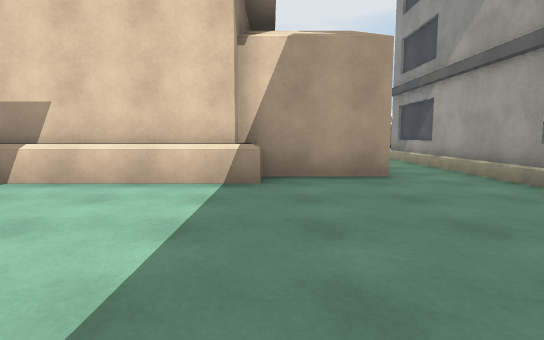
View 1 (above)

12 first-person views from a walk through a Unity game level. The camera is 1.2 m above the floor, tilts 6° down and sees 80° across. The floor is counted in squares, 2 m on a side. Each view is taken from the middle of a square. On the plan, view 1 faces up. The plan holds only what a view shows up to about 10 squares ahead; the rest is blank. The place goes on beyond the plan. The player is left out. Some surface patterns are stand-ins.

View 2
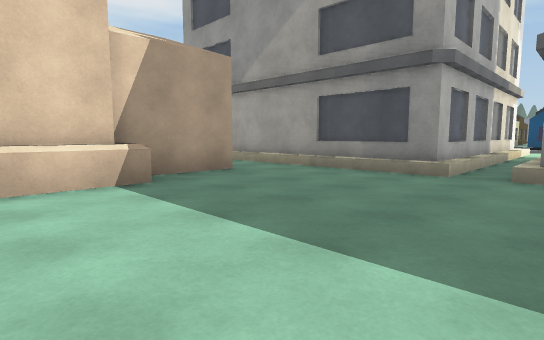

View 3
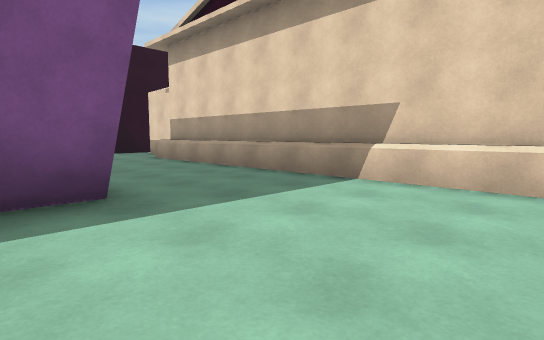

View 4
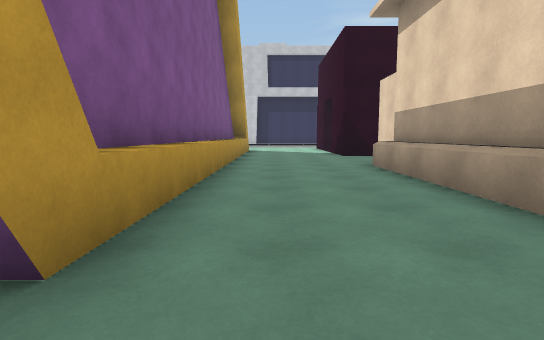

View 5
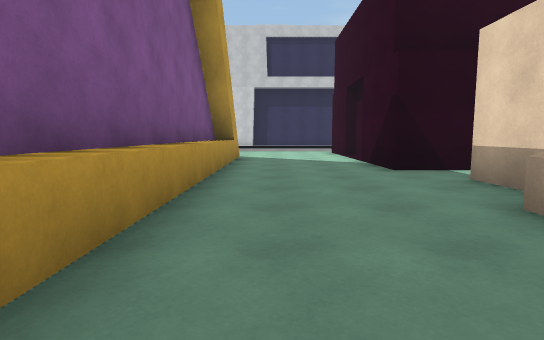

View 6
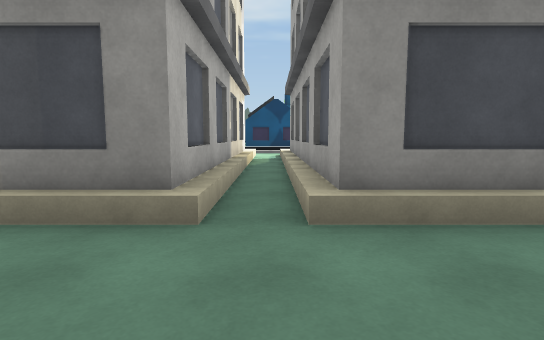

View 7
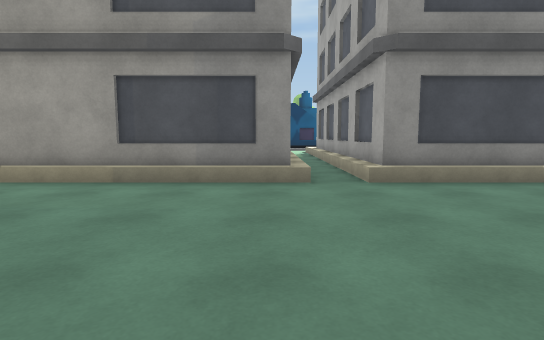

View 8
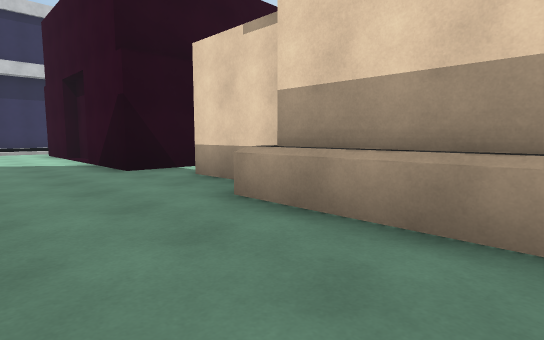

View 9
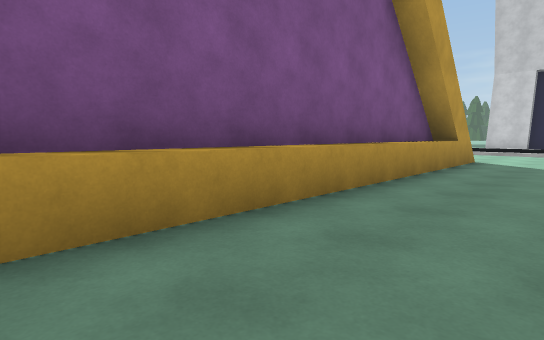

View 10
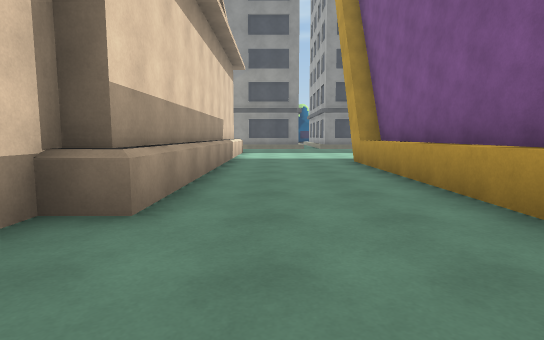

View 11
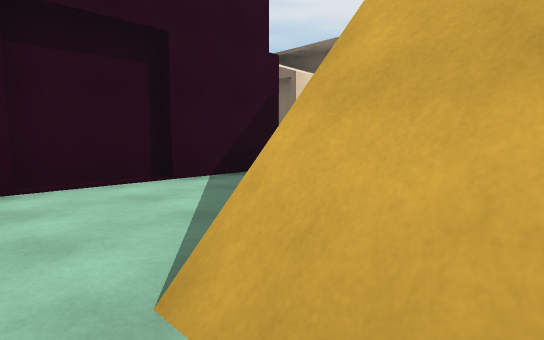

View 12
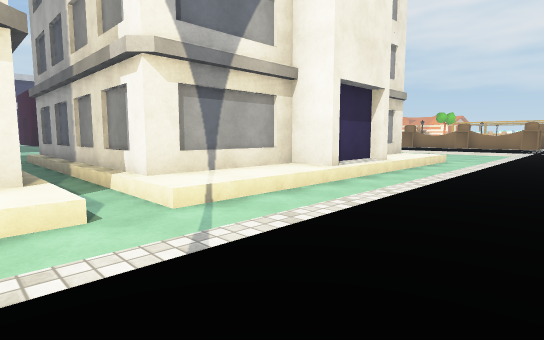

### Floor plan
Key: @ floor where view 1 was taken; # wall or solid block; . main floor; : floor 0.25 m higher than the main floor; / step, stairs or slope; ^ raised ledge; O other object.
Columns run from 17 left of view 1 to 14 right of it. Each row starts with its distance up from view 1.
 12                              .:
 11                             ..:
 10                             ..:
  9                      O     O/.:
  8                     /O     O/.:
  7                     /O     O/.:
  6     #              ./O      O.:
  5 #####.###       ###./O     OO.:
  4 #..##...^^^^^^^^^#../O     O/.:
  3 ..................../O     O/.:
  2 ..................../OOOOOOO/.:
  1 .##^^^^^^^^^^#................:
  0 .#    ####   #...@...OOOOOOO/.::

Positions as (right, up) in squares from view 1, and headings:
1: (0, 0), facing up
2: (-2, 0), facing up-right
3: (-1, 0), facing up-left
4: (-3, 2), facing left
5: (-7, 2), facing left
6: (1, 1), facing right
7: (-1, 2), facing right
8: (-7, 2), facing up-left
9: (-8, 3), facing down-left
10: (-12, 3), facing right
11: (-17, 0), facing up-right
12: (14, 0), facing up-left
